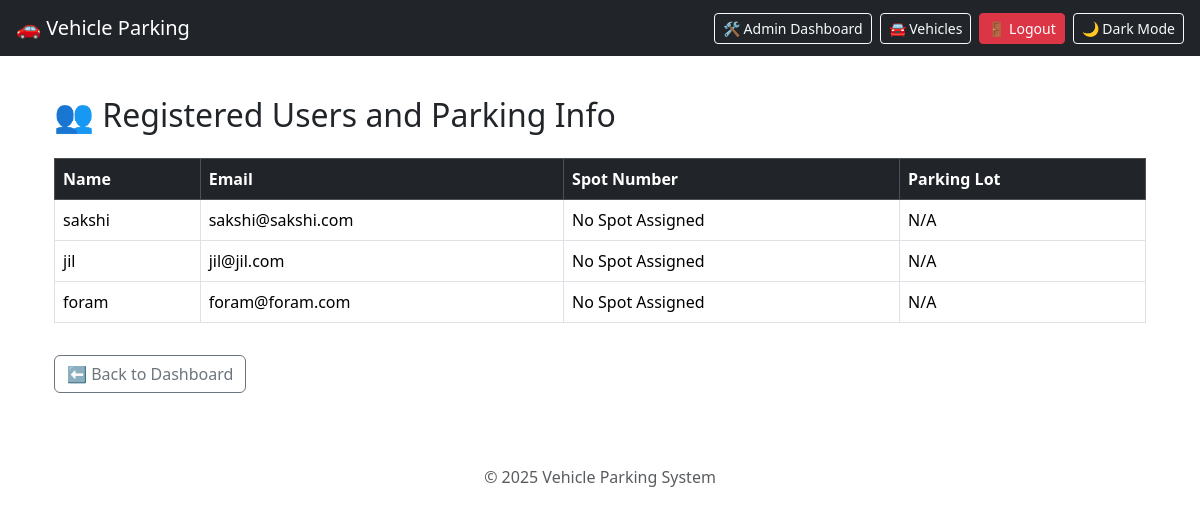
The app's page /admin/view_users (signed in), older data.
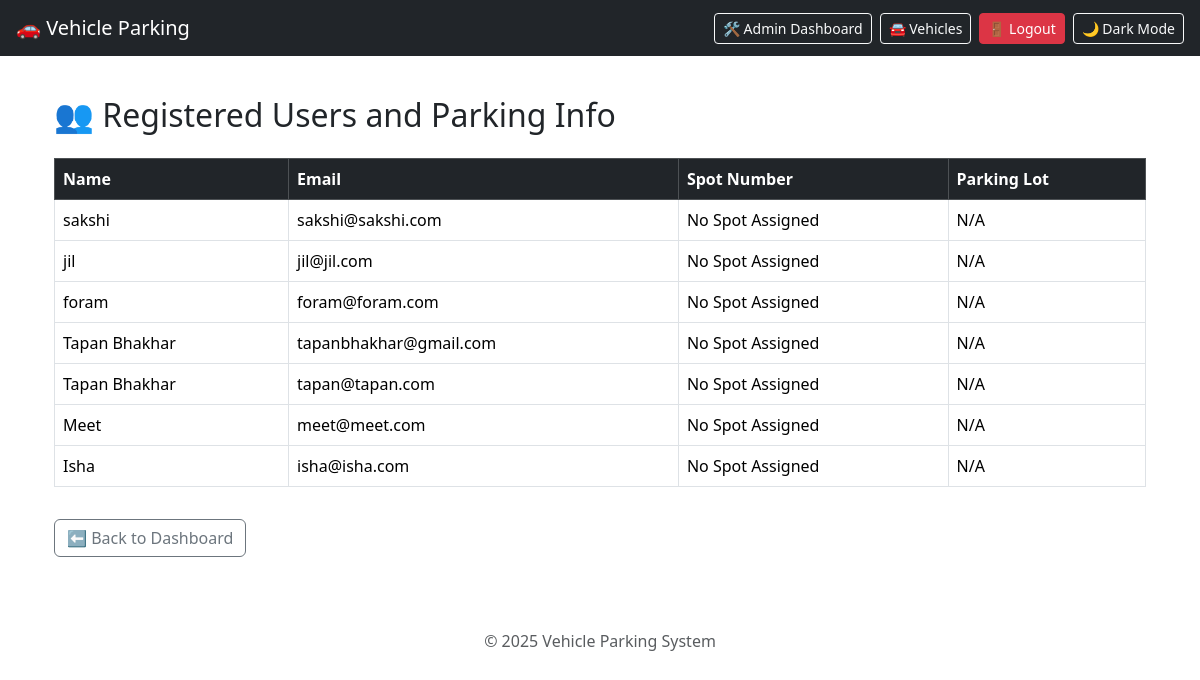
The same page, newer data.
### tables this page shows
CREATE TABLE users (
            id INTEGER PRIMARY KEY AUTOINCREMENT,
            email TEXT UNIQUE NOT NULL,
            password TEXT NOT NULL,
            full_name TEXT NOT NULL,
            address TEXT,
            pin_code TEXT,
            role TEXT DEFAULT 'user'
        );

### app.py (the view)
@app.route('/admin/view_users')
def view_users():
    if session.get('role') != 'admin':
        return redirect(url_for('login'))
    conn = get_db_connection()
    users = conn.execute('''
        SELECT u.full_name, u.email, ps.spot_number, pl.name as lot_name
        FROM users u
        LEFT JOIN parking_spots ps ON u.id = ps.current_user_id
        LEFT JOIN parking_lots pl ON ps.lot_id = pl.id
        WHERE u.role = 'user'
    ''').fetchall()
    conn.close()
    return render_template('view_users.html', users=users)

### app.py (called while the page is built)
def get_db_connection():
    conn = sqlite3.connect(DATABASE)
    conn.row_factory = sqlite3.Row
    return conn

### templates/view_users.html (shortened to what this page needs)
{% extends "base.html" %}
{% block content %}
<div class="container">
  <h2 class="mb-4">👥 Registered Users and Parking Info</h2>
  <div class="table-responsive">
    <table class="table table-bordered table-hover align-middle">
      <thead class="table-dark">
        <tr>
          <th>Name</th>
          <th>Email</th>
          <th>Spot Number</th>
          <th>Parking Lot</th>
        </tr>
      </thead>
      <tbody>
        {% for user in users %}
        <tr>
          <td>{{ user.full_name }}</td>
          <td>{{ user.email }}</td>
          <td>{{ user.spot_number or 'No Spot Assigned' }}</td>
          <td>{{ user.lot_name or 'N/A' }}</td>
        </tr>
        {% endfor %}
      </tbody>
    </table>
  </div>
  <a href="{{ url_for('admin_dashboard') }}" class="btn btn-outline-secondary mt-3">⬅ Back to Dashboard</a>
</div>
{% endblock %}

Row changes from the older to the newer data that the page shows:
added users: full_name "Tapan Bhakhar", email "tapanbhakhar@gmail.com", spot_number "No Spot Assigned", lot_name "N/A"
added users: full_name "Tapan Bhakhar", email "tapan@tapan.com", spot_number "No Spot Assigned", lot_name "N/A"
added users: full_name "Meet", email "meet@meet.com", spot_number "No Spot Assigned", lot_name "N/A"
added users: full_name "Isha", email "isha@isha.com", spot_number "No Spot Assigned", lot_name "N/A"
